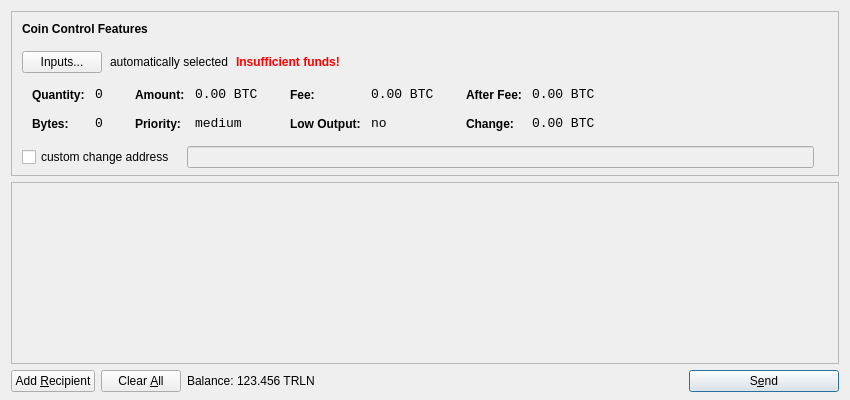
<?xml version="1.0" encoding="UTF-8"?>
<ui version="4.0">
 <class>SendCoinsDialog</class>
 <widget class="QDialog" name="SendCoinsDialog">
  <property name="geometry">
   <rect>
    <x>0</x>
    <y>0</y>
    <width>850</width>
    <height>400</height>
   </rect>
  </property>
  <property name="windowTitle">
   <string>Send Coins</string>
  </property>
  <layout class="QVBoxLayout" name="verticalLayout" stretch="0,1,0">
   <property name="bottomMargin">
    <number>8</number>
   </property>
   <item>
    <widget class="QFrame" name="frameCoinControl">
     <property name="sizePolicy">
      <sizepolicy hsizetype="Expanding" vsizetype="Expanding">
       <horstretch>0</horstretch>
       <verstretch>0</verstretch>
      </sizepolicy>
     </property>
     <property name="maximumSize">
      <size>
       <width>16777215</width>
       <height>16777215</height>
      </size>
     </property>
     <property name="frameShape">
      <enum>QFrame::StyledPanel</enum>
     </property>
     <property name="frameShadow">
      <enum>QFrame::Sunken</enum>
     </property>
     <layout class="QVBoxLayout" name="verticalLayoutCoinControl2">
      <property name="spacing">
       <number>-1</number>
      </property>
      <property name="leftMargin">
       <number>0</number>
      </property>
      <property name="topMargin">
       <number>0</number>
      </property>
      <property name="rightMargin">
       <number>0</number>
      </property>
      <property name="bottomMargin">
       <number>6</number>
      </property>
      <item>
       <layout class="QVBoxLayout" name="verticalLayoutCoinControl" stretch="0,0,0,0,1">
        <property name="spacing">
         <number>0</number>
        </property>
        <property name="leftMargin">
         <number>10</number>
        </property>
        <property name="topMargin">
         <number>10</number>
        </property>
        <item>
         <layout class="QHBoxLayout" name="horizontalLayoutCoinControl1">
          <property name="bottomMargin">
           <number>15</number>
          </property>
          <item>
           <widget class="QLabel" name="labelCoinControlFeatures">
            <property name="sizePolicy">
             <sizepolicy hsizetype="Preferred" vsizetype="Maximum">
              <horstretch>0</horstretch>
              <verstretch>0</verstretch>
             </sizepolicy>
            </property>
            <property name="font">
             <font>
              <weight>75</weight>
              <bold>true</bold>
             </font>
            </property>
            <property name="styleSheet">
             <string notr="true">font-weight:bold;</string>
            </property>
            <property name="text">
             <string>Coin Control Features</string>
            </property>
           </widget>
          </item>
         </layout>
        </item>
        <item>
         <layout class="QHBoxLayout" name="horizontalLayoutCoinControl2" stretch="0,0,0,0">
          <property name="spacing">
           <number>8</number>
          </property>
          <property name="bottomMargin">
           <number>10</number>
          </property>
          <item>
           <widget class="QPushButton" name="pushButtonCoinControl">
            <property name="styleSheet">
             <string notr="true"/>
            </property>
            <property name="text">
             <string>Inputs...</string>
            </property>
           </widget>
          </item>
          <item>
           <widget class="QLabel" name="labelCoinControlAutomaticallySelected">
            <property name="text">
             <string>automatically selected</string>
            </property>
            <property name="margin">
             <number>5</number>
            </property>
           </widget>
          </item>
          <item>
           <widget class="QLabel" name="labelCoinControlInsuffFunds">
            <property name="font">
             <font>
              <weight>75</weight>
              <bold>true</bold>
             </font>
            </property>
            <property name="styleSheet">
             <string notr="true">color:red;font-weight:bold;</string>
            </property>
            <property name="text">
             <string>Insufficient funds!</string>
            </property>
            <property name="margin">
             <number>5</number>
            </property>
           </widget>
          </item>
          <item>
           <spacer name="horizontalSpacerCoinControl">
            <property name="orientation">
             <enum>Qt::Horizontal</enum>
            </property>
            <property name="sizeHint" stdset="0">
             <size>
              <width>40</width>
              <height>1</height>
             </size>
            </property>
           </spacer>
          </item>
         </layout>
        </item>
        <item>
         <widget class="QWidget" name="widgetCoinControl" native="true">
          <property name="sizePolicy">
           <sizepolicy hsizetype="Preferred" vsizetype="Preferred">
            <horstretch>0</horstretch>
            <verstretch>0</verstretch>
           </sizepolicy>
          </property>
          <property name="minimumSize">
           <size>
            <width>0</width>
            <height>0</height>
           </size>
          </property>
          <property name="styleSheet">
           <string notr="true"/>
          </property>
          <layout class="QHBoxLayout" name="horizontalLayoutCoinControl5">
           <property name="margin">
            <number>0</number>
           </property>
           <item>
            <layout class="QHBoxLayout" name="horizontalLayoutCoinControl3" stretch="0,0,0,1">
             <property name="spacing">
              <number>20</number>
             </property>
             <property name="topMargin">
              <number>0</number>
             </property>
             <property name="bottomMargin">
              <number>10</number>
             </property>
             <item>
              <layout class="QFormLayout" name="formLayoutCoinControl1">
               <property name="horizontalSpacing">
                <number>10</number>
               </property>
               <property name="verticalSpacing">
                <number>14</number>
               </property>
               <property name="leftMargin">
                <number>10</number>
               </property>
               <property name="topMargin">
                <number>4</number>
               </property>
               <property name="rightMargin">
                <number>6</number>
               </property>
               <item row="0" column="0">
                <widget class="QLabel" name="labelCoinControlQuantityText">
                 <property name="styleSheet">
                  <string notr="true">font-weight:bold;</string>
                 </property>
                 <property name="text">
                  <string>Quantity:</string>
                 </property>
                 <property name="margin">
                  <number>0</number>
                 </property>
                </widget>
               </item>
               <item row="0" column="1">
                <widget class="QLabel" name="labelCoinControlQuantity">
                 <property name="font">
                  <font>
                   <family>Monospace</family>
                   <pointsize>10</pointsize>
                  </font>
                 </property>
                 <property name="cursor">
                  <cursorShape>IBeamCursor</cursorShape>
                 </property>
                 <property name="contextMenuPolicy">
                  <enum>Qt::ActionsContextMenu</enum>
                 </property>
                 <property name="text">
                  <string notr="true">0</string>
                 </property>
                 <property name="margin">
                  <number>0</number>
                 </property>
                 <property name="textInteractionFlags">
                  <set>Qt::LinksAccessibleByMouse|Qt::TextSelectableByKeyboard|Qt::TextSelectableByMouse</set>
                 </property>
                </widget>
               </item>
               <item row="1" column="0">
                <widget class="QLabel" name="labelCoinControlBytesText">
                 <property name="styleSheet">
                  <string notr="true">font-weight:bold;</string>
                 </property>
                 <property name="text">
                  <string>Bytes:</string>
                 </property>
                </widget>
               </item>
               <item row="1" column="1">
                <widget class="QLabel" name="labelCoinControlBytes">
                 <property name="font">
                  <font>
                   <family>Monospace</family>
                   <pointsize>10</pointsize>
                  </font>
                 </property>
                 <property name="cursor">
                  <cursorShape>IBeamCursor</cursorShape>
                 </property>
                 <property name="contextMenuPolicy">
                  <enum>Qt::ActionsContextMenu</enum>
                 </property>
                 <property name="text">
                  <string notr="true">0</string>
                 </property>
                 <property name="textInteractionFlags">
                  <set>Qt::LinksAccessibleByMouse|Qt::TextSelectableByKeyboard|Qt::TextSelectableByMouse</set>
                 </property>
                </widget>
               </item>
              </layout>
             </item>
             <item>
              <layout class="QFormLayout" name="formLayoutCoinControl2">
               <property name="horizontalSpacing">
                <number>10</number>
               </property>
               <property name="verticalSpacing">
                <number>14</number>
               </property>
               <property name="leftMargin">
                <number>6</number>
               </property>
               <property name="topMargin">
                <number>4</number>
               </property>
               <property name="rightMargin">
                <number>6</number>
               </property>
               <item row="0" column="0">
                <widget class="QLabel" name="labelCoinControlAmountText">
                 <property name="styleSheet">
                  <string notr="true">font-weight:bold;</string>
                 </property>
                 <property name="text">
                  <string>Amount:</string>
                 </property>
                 <property name="margin">
                  <number>0</number>
                 </property>
                </widget>
               </item>
               <item row="0" column="1">
                <widget class="QLabel" name="labelCoinControlAmount">
                 <property name="font">
                  <font>
                   <family>Monospace</family>
                   <pointsize>10</pointsize>
                  </font>
                 </property>
                 <property name="cursor">
                  <cursorShape>IBeamCursor</cursorShape>
                 </property>
                 <property name="contextMenuPolicy">
                  <enum>Qt::ActionsContextMenu</enum>
                 </property>
                 <property name="text">
                  <string notr="true">0.00 BTC</string>
                 </property>
                 <property name="textInteractionFlags">
                  <set>Qt::LinksAccessibleByMouse|Qt::TextSelectableByKeyboard|Qt::TextSelectableByMouse</set>
                 </property>
                </widget>
               </item>
               <item row="1" column="0">
                <widget class="QLabel" name="labelCoinControlPriorityText">
                 <property name="styleSheet">
                  <string notr="true">font-weight:bold;</string>
                 </property>
                 <property name="text">
                  <string>Priority:</string>
                 </property>
                </widget>
               </item>
               <item row="1" column="1">
                <widget class="QLabel" name="labelCoinControlPriority">
                 <property name="font">
                  <font>
                   <family>Monospace</family>
                   <pointsize>10</pointsize>
                  </font>
                 </property>
                 <property name="cursor">
                  <cursorShape>IBeamCursor</cursorShape>
                 </property>
                 <property name="contextMenuPolicy">
                  <enum>Qt::ActionsContextMenu</enum>
                 </property>
                 <property name="text">
                  <string>medium</string>
                 </property>
                 <property name="textInteractionFlags">
                  <set>Qt::LinksAccessibleByMouse|Qt::TextSelectableByKeyboard|Qt::TextSelectableByMouse</set>
                 </property>
                </widget>
               </item>
              </layout>
             </item>
             <item>
              <layout class="QFormLayout" name="formLayoutCoinControl3">
               <property name="horizontalSpacing">
                <number>10</number>
               </property>
               <property name="verticalSpacing">
                <number>14</number>
               </property>
               <property name="leftMargin">
                <number>6</number>
               </property>
               <property name="topMargin">
                <number>4</number>
               </property>
               <property name="rightMargin">
                <number>6</number>
               </property>
               <item row="0" column="0">
                <widget class="QLabel" name="labelCoinControlFeeText">
                 <property name="styleSheet">
                  <string notr="true">font-weight:bold;</string>
                 </property>
                 <property name="text">
                  <string>Fee:</string>
                 </property>
                 <property name="margin">
                  <number>0</number>
                 </property>
                </widget>
               </item>
               <item row="0" column="1">
                <widget class="QLabel" name="labelCoinControlFee">
                 <property name="font">
                  <font>
                   <family>Monospace</family>
                   <pointsize>10</pointsize>
                  </font>
                 </property>
                 <property name="cursor">
                  <cursorShape>IBeamCursor</cursorShape>
                 </property>
                 <property name="contextMenuPolicy">
                  <enum>Qt::ActionsContextMenu</enum>
                 </property>
                 <property name="text">
                  <string notr="true">0.00 BTC</string>
                 </property>
                 <property name="textInteractionFlags">
                  <set>Qt::LinksAccessibleByMouse|Qt::TextSelectableByKeyboard|Qt::TextSelectableByMouse</set>
                 </property>
                </widget>
               </item>
               <item row="1" column="0">
                <widget class="QLabel" name="labelCoinControlLowOutputText">
                 <property name="styleSheet">
                  <string notr="true">font-weight:bold;</string>
                 </property>
                 <property name="text">
                  <string>Low Output:</string>
                 </property>
                </widget>
               </item>
               <item row="1" column="1">
                <widget class="QLabel" name="labelCoinControlLowOutput">
                 <property name="font">
                  <font>
                   <family>Monospace</family>
                   <pointsize>10</pointsize>
                  </font>
                 </property>
                 <property name="cursor">
                  <cursorShape>IBeamCursor</cursorShape>
                 </property>
                 <property name="contextMenuPolicy">
                  <enum>Qt::ActionsContextMenu</enum>
                 </property>
                 <property name="text">
                  <string>no</string>
                 </property>
                 <property name="textInteractionFlags">
                  <set>Qt::LinksAccessibleByMouse|Qt::TextSelectableByKeyboard|Qt::TextSelectableByMouse</set>
                 </property>
                </widget>
               </item>
              </layout>
             </item>
             <item>
              <layout class="QFormLayout" name="formLayoutCoinControl4">
               <property name="horizontalSpacing">
                <number>10</number>
               </property>
               <property name="verticalSpacing">
                <number>14</number>
               </property>
               <property name="leftMargin">
                <number>6</number>
               </property>
               <property name="topMargin">
                <number>4</number>
               </property>
               <property name="rightMargin">
                <number>6</number>
               </property>
               <item row="0" column="0">
                <widget class="QLabel" name="labelCoinControlAfterFeeText">
                 <property name="styleSheet">
                  <string notr="true">font-weight:bold;</string>
                 </property>
                 <property name="text">
                  <string>After Fee:</string>
                 </property>
                 <property name="margin">
                  <number>0</number>
                 </property>
                </widget>
               </item>
               <item row="0" column="1">
                <widget class="QLabel" name="labelCoinControlAfterFee">
                 <property name="font">
                  <font>
                   <family>Monospace</family>
                   <pointsize>10</pointsize>
                  </font>
                 </property>
                 <property name="cursor">
                  <cursorShape>IBeamCursor</cursorShape>
                 </property>
                 <property name="contextMenuPolicy">
                  <enum>Qt::ActionsContextMenu</enum>
                 </property>
                 <property name="text">
                  <string notr="true">0.00 BTC</string>
                 </property>
                 <property name="textInteractionFlags">
                  <set>Qt::LinksAccessibleByMouse|Qt::TextSelectableByKeyboard|Qt::TextSelectableByMouse</set>
                 </property>
                </widget>
               </item>
               <item row="1" column="0">
                <widget class="QLabel" name="labelCoinControlChangeText">
                 <property name="styleSheet">
                  <string notr="true">font-weight:bold;</string>
                 </property>
                 <property name="text">
                  <string>Change:</string>
                 </property>
                </widget>
               </item>
               <item row="1" column="1">
                <widget class="QLabel" name="labelCoinControlChange">
                 <property name="font">
                  <font>
                   <family>Monospace</family>
                   <pointsize>10</pointsize>
                  </font>
                 </property>
                 <property name="cursor">
                  <cursorShape>IBeamCursor</cursorShape>
                 </property>
                 <property name="contextMenuPolicy">
                  <enum>Qt::ActionsContextMenu</enum>
                 </property>
                 <property name="text">
                  <string notr="true">0.00 BTC</string>
                 </property>
                 <property name="textInteractionFlags">
                  <set>Qt::LinksAccessibleByMouse|Qt::TextSelectableByKeyboard|Qt::TextSelectableByMouse</set>
                 </property>
                </widget>
               </item>
              </layout>
             </item>
            </layout>
           </item>
          </layout>
         </widget>
        </item>
        <item>
         <layout class="QHBoxLayout" name="horizontalLayoutCoinControl4" stretch="0,0,0">
          <property name="spacing">
           <number>12</number>
          </property>
          <property name="sizeConstraint">
           <enum>QLayout::SetDefaultConstraint</enum>
          </property>
          <property name="topMargin">
           <number>5</number>
          </property>
          <property name="rightMargin">
           <number>5</number>
          </property>
          <item>
           <widget class="QCheckBox" name="checkBoxCoinControlChange">
            <property name="text">
             <string>custom change address</string>
            </property>
           </widget>
          </item>
          <item>
           <widget class="QLineEdit" name="lineEditCoinControlChange">
            <property name="enabled">
             <bool>false</bool>
            </property>
            <property name="sizePolicy">
             <sizepolicy hsizetype="Expanding" vsizetype="Fixed">
              <horstretch>0</horstretch>
              <verstretch>0</verstretch>
             </sizepolicy>
            </property>
           </widget>
          </item>
          <item>
           <widget class="QLabel" name="labelCoinControlChangeLabel">
            <property name="sizePolicy">
             <sizepolicy hsizetype="Preferred" vsizetype="Expanding">
              <horstretch>0</horstretch>
              <verstretch>0</verstretch>
             </sizepolicy>
            </property>
            <property name="minimumSize">
             <size>
              <width>0</width>
              <height>0</height>
             </size>
            </property>
            <property name="text">
             <string/>
            </property>
            <property name="margin">
             <number>3</number>
            </property>
           </widget>
          </item>
         </layout>
        </item>
        <item>
         <spacer name="verticalSpacerCoinControl">
          <property name="orientation">
           <enum>Qt::Vertical</enum>
          </property>
          <property name="sizeHint" stdset="0">
           <size>
            <width>800</width>
            <height>1</height>
           </size>
          </property>
         </spacer>
        </item>
       </layout>
      </item>
     </layout>
    </widget>
   </item>
   <item>
    <widget class="QScrollArea" name="scrollArea">
     <property name="widgetResizable">
      <bool>true</bool>
     </property>
     <widget class="QWidget" name="scrollAreaWidgetContents">
      <property name="geometry">
       <rect>
        <x>0</x>
        <y>0</y>
        <width>830</width>
        <height>165</height>
       </rect>
      </property>
      <layout class="QVBoxLayout" name="verticalLayout_2">
       <property name="margin">
        <number>0</number>
       </property>
       <item>
        <layout class="QVBoxLayout" name="entries">
         <property name="spacing">
          <number>6</number>
         </property>
        </layout>
       </item>
       <item>
        <spacer name="verticalSpacer">
         <property name="orientation">
          <enum>Qt::Vertical</enum>
         </property>
         <property name="sizeHint" stdset="0">
          <size>
           <width>20</width>
           <height>40</height>
          </size>
         </property>
        </spacer>
       </item>
      </layout>
     </widget>
    </widget>
   </item>
   <item>
    <layout class="QHBoxLayout" name="horizontalLayout">
     <item>
      <widget class="QPushButton" name="addButton">
       <property name="toolTip">
        <string>Send to multiple recipients at once</string>
       </property>
       <property name="text">
        <string>Add &amp;Recipient</string>
       </property>
       <property name="icon">
        <iconset resource="../bitcoin.qrc">
         <normaloff>:/icons/add</normaloff>:/icons/add</iconset>
       </property>
       <property name="autoDefault">
        <bool>false</bool>
       </property>
      </widget>
     </item>
     <item>
      <widget class="QPushButton" name="clearButton">
       <property name="sizePolicy">
        <sizepolicy hsizetype="Minimum" vsizetype="Fixed">
         <horstretch>0</horstretch>
         <verstretch>0</verstretch>
        </sizepolicy>
       </property>
       <property name="toolTip">
        <string>Remove all transaction fields</string>
       </property>
       <property name="text">
        <string>Clear &amp;All</string>
       </property>
       <property name="icon">
        <iconset resource="../bitcoin.qrc">
         <normaloff>:/icons/remove</normaloff>:/icons/remove</iconset>
       </property>
       <property name="autoRepeatDelay">
        <number>300</number>
       </property>
       <property name="autoDefault">
        <bool>false</bool>
       </property>
      </widget>
     </item>
     <item>
      <layout class="QHBoxLayout" name="horizontalLayout_2">
       <property name="spacing">
        <number>3</number>
       </property>
       <item>
        <widget class="QLabel" name="label">
         <property name="text">
          <string>Balance:</string>
         </property>
        </widget>
       </item>
       <item>
        <widget class="QLabel" name="labelBalance">
         <property name="cursor">
          <cursorShape>IBeamCursor</cursorShape>
         </property>
         <property name="text">
          <string>123.456 TRLN</string>
         </property>
         <property name="textInteractionFlags">
          <set>Qt::LinksAccessibleByMouse|Qt::TextSelectableByKeyboard|Qt::TextSelectableByMouse</set>
         </property>
        </widget>
       </item>
      </layout>
     </item>
     <item>
      <spacer name="horizontalSpacer">
       <property name="orientation">
        <enum>Qt::Horizontal</enum>
       </property>
       <property name="sizeHint" stdset="0">
        <size>
         <width>40</width>
         <height>20</height>
        </size>
       </property>
      </spacer>
     </item>
     <item>
      <widget class="QPushButton" name="sendButton">
       <property name="minimumSize">
        <size>
         <width>150</width>
         <height>0</height>
        </size>
       </property>
       <property name="toolTip">
        <string>Confirm the send action</string>
       </property>
       <property name="text">
        <string>S&amp;end</string>
       </property>
       <property name="icon">
        <iconset resource="../bitcoin.qrc">
         <normaloff>:/icons/send</normaloff>:/icons/send</iconset>
       </property>
       <property name="default">
        <bool>true</bool>
       </property>
      </widget>
     </item>
    </layout>
   </item>
  </layout>
 </widget>
 <resources>
  <include location="../bitcoin.qrc"/>
 </resources>
 <connections/>
</ui>
